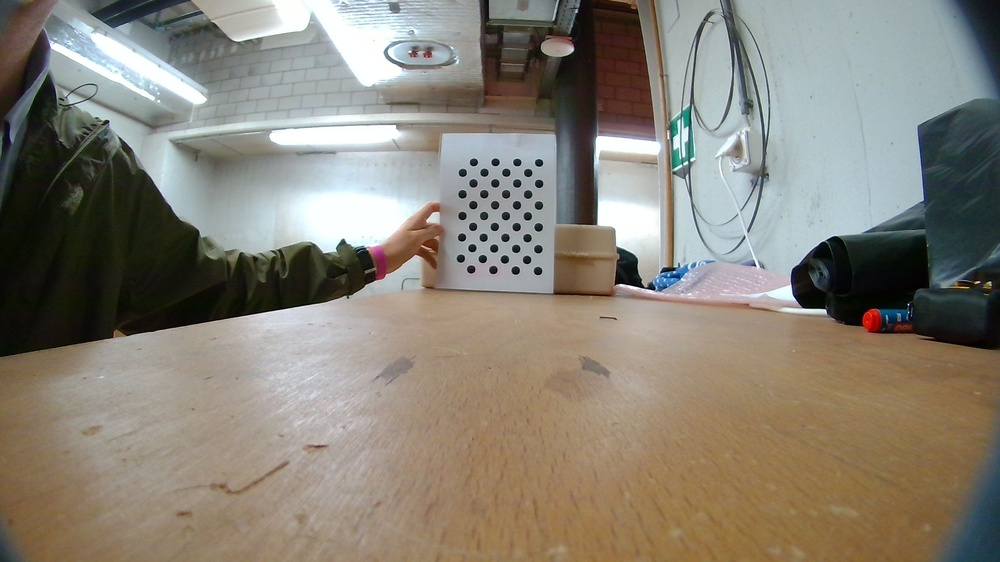
#> input picture softFish/CV/Calibration/AssymetricCalibrationPhotos/WIN_20250721_13_08_12_Pro.jpg, 1000 x 562 px, shrunk from 1920 x 1080 before the run; its folder holds only this picture in this run
$ python AssymetricCameraCalibration.py
#> lines starting #> are read from the running program, lines starting #| are printed output that depends on the picture; after the words box and inside, x2 and y2 are one past the last pixel; in counts of white or black regions, pixels touching at a corner belong together; long printed decimals are rounded
# imports
import numpy as np
import cv2 as cv
import glob

# termination criteria
criteria = (cv.TERM_CRITERIA_EPS + cv.TERM_CRITERIA_MAX_ITER, 30, 0.001)

# Generate correct 3D points for an asymmetric circle grid of size (columns, rows)
pattern_size = (4, 11)  # 4 columns, 11 rows
circle_spacing = 4  # cm, real world units for how far apart the circles are

obj3d = []
for j in range(pattern_size[1]):  # rows (11), had been [1]
    for i in range(pattern_size[0]):  # cols (4), had been [0]
        x = i * circle_spacing
        y = j * circle_spacing
        # odd rows are offset by half the spacing in x
        if j % 2 == 1:
            x += circle_spacing / 2
        obj3d.append([x, y, 0])

obj3d = np.array(obj3d, np.float32)

# Vector to store 3D points
obj_points = []
# Vector to store 2D points
img_points = []


# Extracting path of individual image stored in a given directory
images = glob.glob(r'C:\Users\15405\OneDrive\Desktop\Career\ETHZ\ETHZ Work\Dynamixel_Control\softFish\CV\Calibration\AssymetricCalibrationPhotos\*.jpg')

for f in images:
    # Loading image
    img = cv.imread(f)
#> img is the input picture: shape (562, 1000, 3); mean B, G, R 118.3, 129.7, 135.5
    # Conversion to grayscale image
    gray = cv.cvtColor(img, cv.COLOR_BGR2GRAY)
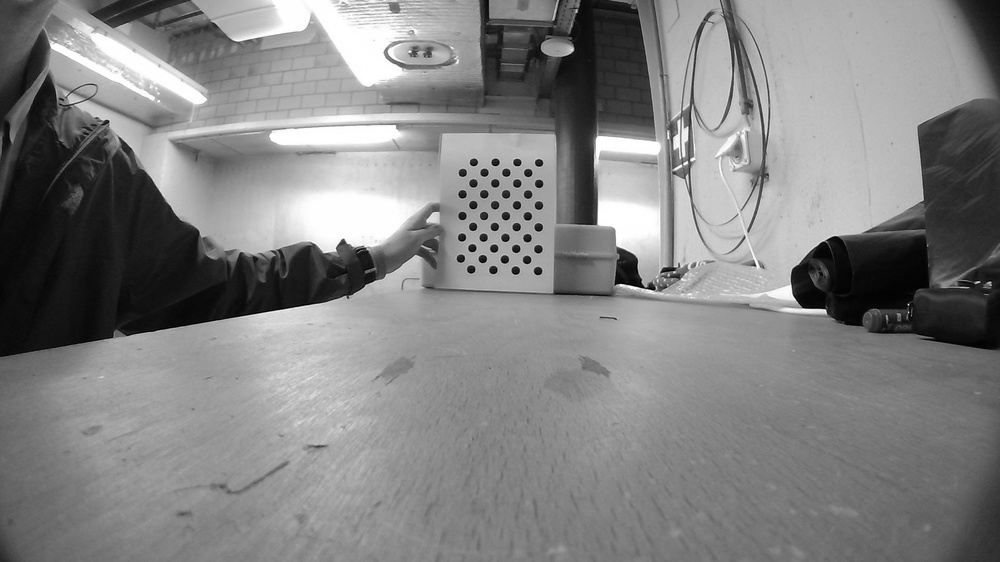
#> gray: shape (562, 1000); min 0, max 255, mean 130.2

    # To find the position of circles in the grid pattern
    ret, corners = cv.findCirclesGrid(
        gray, (4, 11), None, flags=cv.CALIB_CB_ASYMMETRIC_GRID)
#> ret = True; corners = 44 rows, first 8: [537.6, 270.6], [515.3, 270.1], [492.9, 269.6], [470.7, 269], [526.6, 259.5], [504.4, 259.1], [482.3, 258.6], [460.4, 258.2]

    # If true is returned,
    # then 3D and 2D vector points are updated and corner is drawn on image
    if ret == True:
        obj_points.append(obj3d)

        corners2 = cv.cornerSubPix(gray, corners, (11, 11), (-1, -1), criteria)
#> corners2 = 44 rows, first 8: [533.9, 268.1], [515.4, 266.1], [492.9, 264.7], [471.1, 264.6], [526.6, 259.7], [504.2, 258.8], [482.6, 257.9], [465.9, 257.7]
        # In case of circular grids,
        # the cornerSubPix() is not always needed, so alternative method is:
        # corners2 = corners
        img_points.append(corners2)

        # Drawing the corners, saving and displaying the image
        cv.drawChessboardCorners(img, (4, 11), corners2, ret)
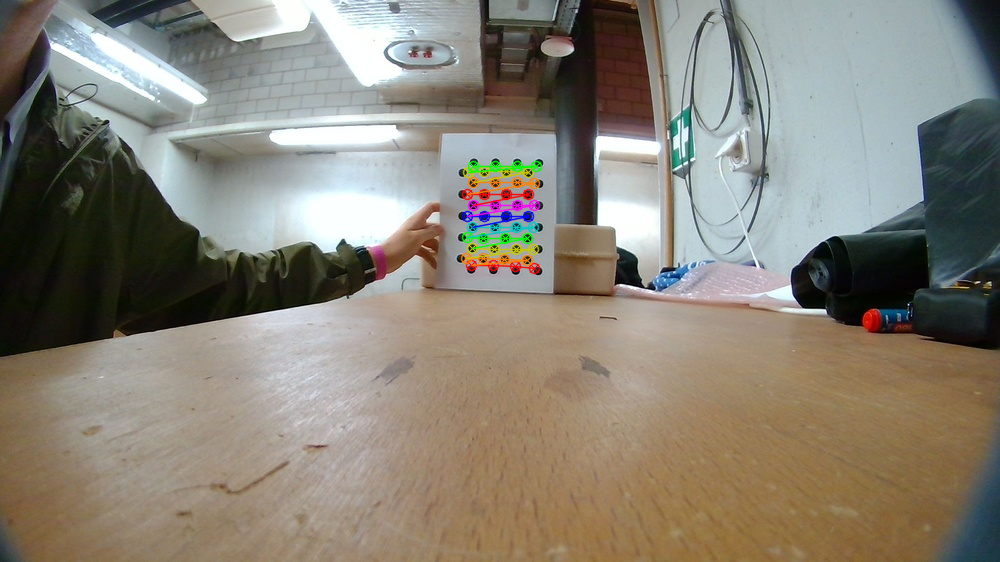
#> img: shape (562, 1000, 3); 1.13% of pixels changed, all inside (x1, y1, x2, y2) = (460, 160, 543, 275)
        cv.imwrite('output.jpg', img) #To save corner-drawn image
        cv.imshow('img', img)
        cv.waitKey(0)
cv.destroyAllWindows()

"""Camera calibration:
Passing the value of known 3D points (obj points) and the corresponding pixel coordinates
of the detected corners (img points)"""
ret, camera_mat, distortion, rotation_vecs, translation_vecs = cv.calibrateCamera(
    obj_points, img_points, gray.shape[::-1], None, None)
#> ret = 1.77; camera_mat = [[4323.3, 0, 507.1], [0, 1336.8, 356.8], [0, 0, 1]]; distortion = [[-45.47, 3238.2, -0.578, -0.0614, -80223.1]]; rotation_vecs = ([-1.24, 0.138, -2.81],); translation_vecs = ([3.76, -35.85, 518.5],)

print("Error in projection : \n", ret)
#| Error in projection :
#|  1.775
print("\nCamera matrix : \n", camera_mat)
#| Camera matrix :
#|  [[4.32329396e+03 0.00000000e+00 5.07080099e+02]
#|  [0.00000000e+00 1.33679069e+03 3.56751060e+02]
#|  [0.00000000e+00 0.00000000e+00 1.00000000e+00]]
print("\nDistortion coefficients : \n", distortion)
#| Distortion coefficients :
#|  [[-4.54711464e+01  3.23821791e+03 -5.77864548e-01 -6.13640787e-02
#|   -8.02230687e+04]]
print("\nRotation vector : \n", rotation_vecs)
#| Rotation vector :
#|  (array([[-1.240],
#|        [ 0.1378],
#|        [-2.815]]),)
print("\nTranslation vector : \n", translation_vecs)
#| Translation vector :
#|  (array([[  3.758],
#|        [-35.852],
#|        [518.509 ]]),)

"""

Error in projection :
 3.9659724431753367

Camera matrix :
 [[6.85402255e+03 0.00000000e+00 9.53349510e+02]
 [0.00000000e+00 6.32972942e+03 5.34921515e+02]
 [0.00000000e+00 0.00000000e+00 1.00000000e+00]]

Distortion coefficients :
 [[ 1.93965100e+01  1.03302061e+03  6.03419410e-01 -6.17968976e-02
  -1.74216458e-01]]

Rotation vector :
 (array([[ 0.0174048 ],
       [ 1.49831286],
       [-2.75245867]]), array([[-0.03722549],
       [-1.42654761],
       [-2.78272216]]), array([[-0.15837365],
       [ 1.42921771],
       [-2.62527861]]), array([[-0.13855246],
       [ 1.41519964],
       [-2.63381887]]), array([[ 0.31598021],
       [-1.32883915],
       [-2.48303582]]), array([[ 0.3113053 ],
       [-1.31229551],
       [-2.48158259]]), array([[-0.4837131 ],
       [ 1.28327245],
       [-2.28046271]]), array([[ 0.48478865],
       [-1.21805381],
       [-2.30927127]]), array([[0.7527112 ],
       [1.03632783],
       [1.84312281]]), array([[0.75013147],
       [1.03232796],
       [1.84521117]]), array([[0.78285378],
       [1.00393725],
       [1.77167767]]), array([[0.77807627],
       [1.0107854 ],
       [1.78342052]]), array([[-0.54785909],
       [-1.21857736],
       [ 2.13357909]]), array([[0.53795204],
       [1.17988202],
       [2.21132872]]), array([[0.53347892],
       [1.20560301],
       [2.29093202]]), array([[0.53271122],
       [1.21688231],
       [2.30259043]]), array([[0.51823757],
       [1.21893491],
       [2.31901437]]), array([[0.41123478],
       [1.27337575],
       [2.45231164]]))

Translation vector :
 (array([[  7.89546547],
       [ -0.80850168],
       [665.85601973]]), array([[ 7.72319582e+00],
       [-4.78273785e-01],
       [ 6.42100457e+02]]), array([[  8.34519968],
       [ -1.04398161],
       [661.37999036]]), array([[  8.41947752],
       [ -1.03945329],
       [663.37329734]]), array([[  8.22516714],
       [ -1.05683356],
       [592.19512563]]), array([[  8.37003096],
       [ -1.22282517],
       [592.90170034]]), array([[  7.89852384],
       [ -1.9545582 ],
       [615.89179709]]), array([[  7.57597725],
       [ -1.4806144 ],
       [586.83155114]]), array([[  6.11769885],
       [-14.92894753],
       [539.06750114]]), array([[  6.03256995],
       [-14.9713229 ],
       [543.41029094]]), array([[  5.13774034],
       [-15.16891814],
       [529.23422976]]), array([[  5.20781246],
       [-15.14098547],
       [530.74472591]]), array([[ 12.35835637],
       [-12.35990908],
       [602.52226046]]), array([[ 12.95111714],
       [-11.2699476 ],
       [573.67307966]]), array([[ 14.18549513],
       [ -9.82903017],
       [557.69435241]]), array([[ 14.8112964 ],
       [ -9.94501503],
       [557.96823637]]), array([[ 15.19936299],
       [ -9.83160044],
       [565.04094258]]), array([[ 17.25722708],
       [ -7.26592181],
       [568.65812576]]))

"""
